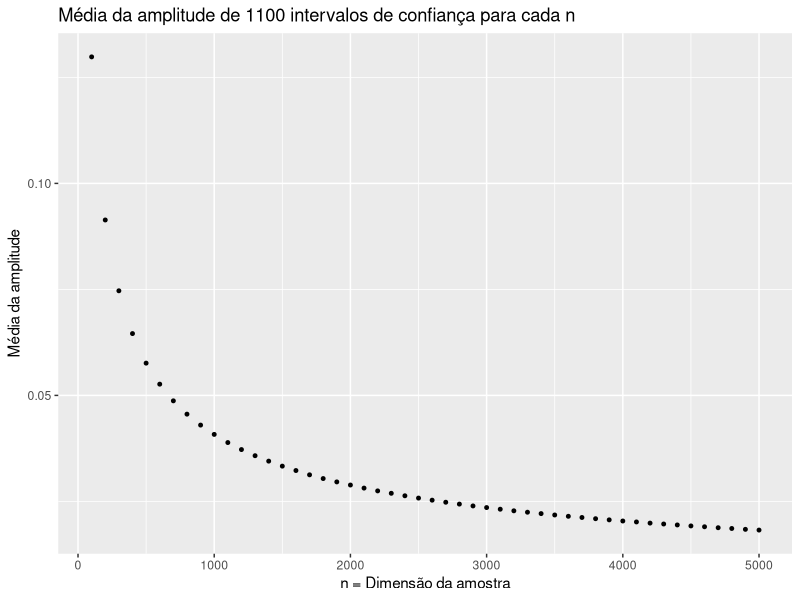

R code for this plot:
library(ggplot2)

seed <- 868
m <- 1100
lambda <- 0.38
alpha <- 0.09

set.seed(seed)
v <- c()
df <- data.frame()

for(i in 1:50){
  for(j in 1:m){
    n <- i * 100
    sample <- rexp(n, lambda)
    mle = 1 / mean(sample)

    upper_b <- mle * (1 + (qnorm(1 - (alpha / 2), 0, 1)) / sqrt(n))
    lower_b <- mle * (1 - (qnorm(1 - (alpha / 2), 0, 1)) / sqrt(n))
    v[j] <- upper_b - lower_b
  }
  df[i, 1] <- mean(v); df[i, 2] <- n
}

ggplot(df, aes(x = V2, y = V1)) +
  geom_point(size = 1) + labs(x = "n = Dimensão da amostra", y = "Média da amplitude") +
  ggtitle("Média da amplitude de 1100 intervalos de confiança para cada n")